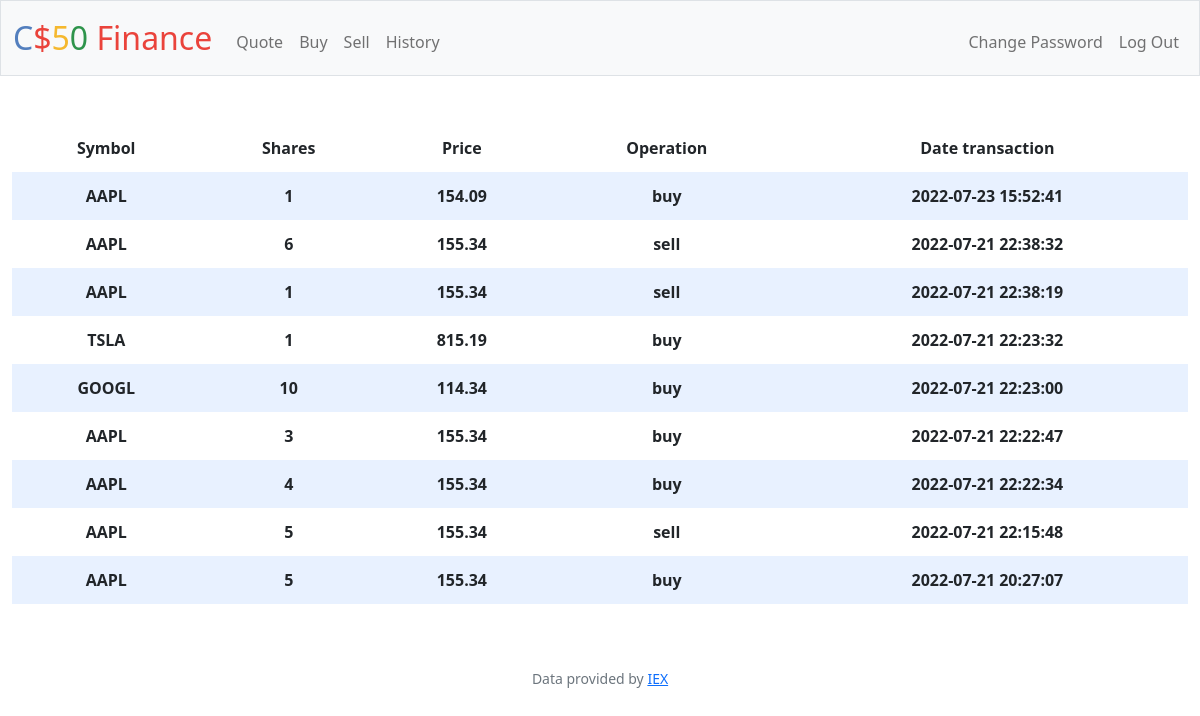
The page /history (signed in) on the database its author committed.
### tables this page shows
CREATE TABLE 'orders' ('id' INTEGER PRIMARY KEY NOT NULL, 'username_id' INTEGER NOT NULL, 'symbol' TEXT NOT NULL, 'shares' NUMERIC NOT NULL, 'price' NUMERIC NOT NULL, 'timestamp' DATETIME NOT NULL DEFAULT CURRENT_TIMESTAMP, operation text NOT NULL);

### app.py (the view)
@app.route("/history")
@login_required
def history():
    history = db.execute(
        "SELECT * FROM orders WHERE username_id = ? ORDER BY timestamp DESC", session.get("user_id"))
    return render_template("history.html", history=history)

### app.py (called while the page is built)
@app.after_request
def after_request(response):
    response.headers["Cache-Control"] = "no-cache, no-store, must-revalidate"
    response.headers["Expires"] = 0
    response.headers["Pragma"] = "no-cache"
    return response

### helpers.py (called while the page is built)
def login_required(f):
    @wraps(f)
    def decorated_function(*args, **kwargs):
        if session.get("user_id") is None:
            return redirect("/login")
        return f(*args, **kwargs)
    return decorated_function

### templates/history.html (shortened to what this page needs)
{% extends "layout.html" %}
{% block main %}
<table>
    <thead>
        <tr>
            <th>Symbol</th>
            <th>Shares</th>
            <th>Price</th>
            <th>Operation</th>
            <th>Date transaction</th>
        </tr>
    </thead>
    <tbody>
        {% for row in history %}
        <tr>
            <th>{{ history[loop.index0]["symbol"] }}</th>
            <th>{{ history[loop.index0]["shares"] }}</th>
            <th>{{ history[loop.index0]["price"] }}</th>
            <th>{{ history[loop.index0]["operation"] }}</th>
            <th>{{ history[loop.index0]["timestamp"] }}</th>
        </tr>
        {% endfor %}
    </tbody>
</table>
{% endblock %}

### templates/layout.html (shortened to what this page needs)
<!DOCTYPE html>
<html lang="en">
    <head>
        <link href="https://cdn.jsdelivr.net/npm/bootstrap@5.1.3/dist/css/bootstrap.min.css" rel="stylesheet">
        <link href="/static/styles.css" rel="stylesheet">
    </head>
    <body>
        <nav class="bg-light border navbar navbar-expand-md navbar-light">
            <div class="container-fluid">
                <a class="navbar-brand" href="/"><span class="blue">C</span><span class="red">$</span><span class="yellow">5</span><span class="green">0</span> <span class="red">Finance</span></a>
                <div class="collapse navbar-collapse" id="navbar">
                    {% if session["user_id"] %}
                        <ul class="navbar-nav me-auto mt-2">
                            <li class="nav-item"><a class="nav-link" href="/quote">Quote</a></li>
                            <li class="nav-item"><a class="nav-link" href="/buy">Buy</a></li>
                            <li class="nav-item"><a class="nav-link" href="/sell">Sell</a></li>
                            <li class="nav-item"><a class="nav-link" href="/history">History</a></li>
                        </ul>
                        <ul class="navbar-nav ms-auto mt-2">
                            <li class="nav-item"><a class="nav-link" href="/changepassword">Change Password</a></li>
                            <li class="nav-item"><a class="nav-link" href="/logout">Log Out</a></li>
                        </ul>
                    {% else %}
                        <ul class="navbar-nav ms-auto mt-2">
                            <li class="nav-item"><a class="nav-link" href="/register">Register</a></li>
                            <li class="nav-item"><a class="nav-link" href="/login">Log In</a></li>
                        </ul>
                    {% endif %}
                </div>
            </div>
        </nav>
        <main class="container-fluid py-5 text-center">
            {% block main %}{% endblock %}
        </main>
        <footer class="mb-5 small text-center text-muted">
            Data provided by <a href="https://iexcloud.io/">IEX</a>
        </footer>
    </body>
</html>

### static/styles.css (style rules this page uses)
nav .navbar-brand { font-size: xx-large; }
nav .navbar-brand .blue { color: #537fbe; }
nav .navbar-brand .red { color: #ea433b; }
nav .navbar-brand .yellow { color: #f5b82e; }
nav .navbar-brand .green { color: #2e944b; }
table { background-color: transparent; margin-bottom: 1rem; width: 100%; }
table th, table td { padding: 0.75rem; vertical-align: middle; }
tbody tr:nth-of-type(odd) { background-color: rgb(179, 208, 255, 0.3) }

### rows shown on the page
orders: symbol "AAPL", shares "1", price "154.09", operation "buy", timestamp "2022-07-23 15:52:41"
orders: symbol "AAPL", shares "6", price "155.34", operation "sell", timestamp "2022-07-21 22:38:32"
orders: symbol "AAPL", shares "1", price "155.34", operation "sell", timestamp "2022-07-21 22:38:19"
orders: symbol "TSLA", shares "1", price "815.19", operation "buy", timestamp "2022-07-21 22:23:32"
orders: symbol "GOOGL", shares "10", price "114.34", operation "buy", timestamp "2022-07-21 22:23:00"
orders: symbol "AAPL", shares "3", price "155.34", operation "buy", timestamp "2022-07-21 22:22:47"
orders: symbol "AAPL", shares "4", price "155.34", operation "buy", timestamp "2022-07-21 22:22:34"
orders: symbol "AAPL", shares "5", price "155.34", operation "sell", timestamp "2022-07-21 22:15:48"
orders: symbol "AAPL", shares "5", price "155.34", operation "buy", timestamp "2022-07-21 20:27:07"
